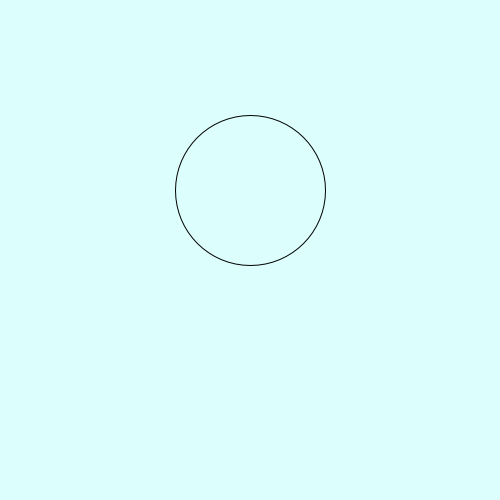
Frame 1 (no input)
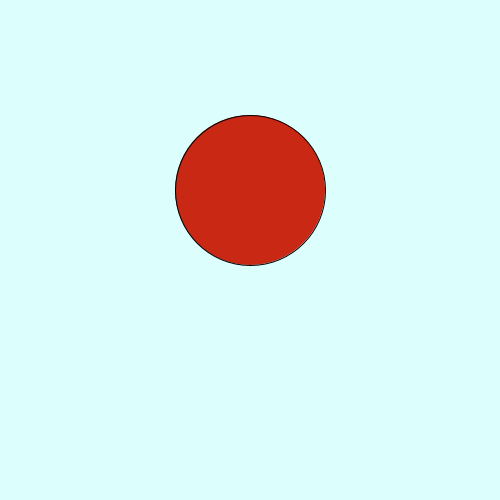
Frame 60 (the mouse pressed at the canvas centre just before this capture)
Frame 120 (the mouse held since frame 60 and released just before this capture): identical to frame 60, image omitted

The Processing sketch that drew these frames (run headless with seeded random() and noise(); from frame 60 on, the mouse is pressed at the canvas centre):

// Processing sketch: processing_70653
// ── processing_70653.pde

//Chelsea Domaleski
//Processing Homework
//September 18

float x = 250;
float y = 190;
float w = 150;
float h = 150;
void setup(){
 size(500,500);
 background(0, 0, 0);
 stroke(0);
 noFill();
}

void draw(){
 background(220, 254, 253);
 ellipse(250,190,150,150);
 fill(200, 40, 20);
 if(mousePressed){
  if(mouseX>x && mouseX <x+w && mouseY>y && mouseY <y+h){
   println("The mouse is pressed and over the button");
   fill(0);
  }
 } 
}
